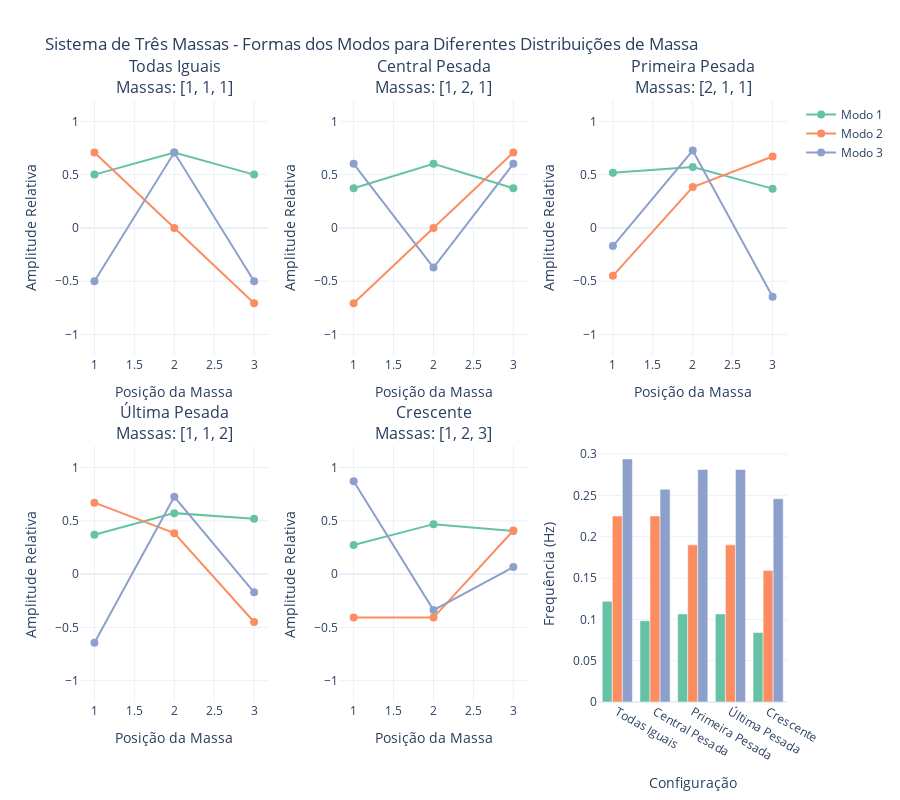

Write notebook code for a chart like this one.
### Markdown cell above
## Análise do Sistema de Três Massas

### Code cell
def three_mass_analysis_interactive():
    print("=== ANÁLISE DO SISTEMA DE TRÊS MASSAS ===")
    
    # Diferentes configurações de massa
    configurations = [
        ([1, 1, 1], "Todas Iguais"),
        ([1, 2, 1], "Central Pesada"),
        ([2, 1, 1], "Primeira Pesada"),
        ([1, 1, 2], "Última Pesada"),
        ([1, 2, 3], "Crescente")
    ]
    
    print("\nComparando diferentes distribuições de massa:")

    results = []
    
    fig = make_subplots(
        rows=2, cols=3,
        subplot_titles=[f'{label}<br>Massas: {masses}' for masses, label in configurations],
        specs=[[{"type": "scatter"}, {"type": "scatter"}, {"type": "scatter"}],
               [{"type": "scatter"}, {"type": "scatter"}, {"type": "bar"}]],
        vertical_spacing=0.15,
        horizontal_spacing=0.1
    )
    
    colors = px.colors.qualitative.Set2
    
    for i, (masses, label) in enumerate(configurations):
        system = MassSpringSystem(masses, [1, 1, 1, 1])  # Molas iguais
        frequencies, mode_shapes = system.solve_eigenvalue_problem()
        
        results.append({
            'Configuration': label,
            'Masses': str(masses),
            'Freq 1': frequencies[0],
            'Freq 2': frequencies[1],
            'Freq 3': frequencies[2]
        })
        
        if i < 5:
            row = (i // 3) + 1
            col = (i % 3) + 1
            
            positions = [1, 2, 3]
            
            for mode in range(3):
                fig.add_trace(
                    go.Scatter(
                        x=positions,
                        y=mode_shapes[:, mode],
                        mode='markers+lines',
                        name=f'Modo {mode+1}',
                        line=dict(color=colors[mode], width=2),
                        marker=dict(size=8),
                        showlegend=(i == 0),
                        hovertemplate=f'<b>{label}</b><br>' +
                                    f'Modo {mode+1}<br>' +
                                    f'Massa %{{x}}<br>' +
                                    f'Amplitude: %{{y:.3f}}<br>' +
                                    f'Frequência: {frequencies[mode]:.3f} Hz<extra></extra>'
                    ),
                    row=row, col=col
                )
            
            fig.update_xaxes(title_text="Posição da Massa", row=row, col=col)
            fig.update_yaxes(title_text="Amplitude Relativa", range=[-1.2, 1.2], row=row, col=col)
    
    df_results = pd.DataFrame(results)
    
    for mode in range(3):
        fig.add_trace(
            go.Bar(
                x=df_results['Configuration'],
                y=df_results[f'Freq {mode+1}'],
                name=f'Modo {mode+1}',
                marker_color=colors[mode],
                showlegend=False,
                hovertemplate='<b>%{x}</b><br>' +
                            f'Modo {mode+1}<br>' +
                            'Frequência: %{y:.3f} Hz<extra></extra>'
            ),
            row=2, col=3
        )
    
    fig.update_xaxes(title_text="Configuração", row=2, col=3)
    fig.update_yaxes(title_text="Frequência (Hz)", row=2, col=3)
    
    fig.update_layout(
        title="Sistema de Três Massas - Formas dos Modos para Diferentes Distribuições de Massa",
        height=800,
        showlegend=True
    )
    
    fig.show()
    
    print("\nResumo das Frequências:")
    print(df_results.to_string(index=False, float_format='%.3f'))
    
    return df_results

three_mass_results = three_mass_analysis_interactive()

### Figure 1 — Plotly figure (JSON) as saved in the notebook; plotly's stock layout.template omitted (floating-point values rounded to 4 significant figures)
{"data": [{"hovertemplate": "<b>Todas Iguais</b><br>Modo 1<br>Massa %{x}<br>Amplitude: %{y:.3f}<br>Frequência: 0.122 Hz<extra></extra>", "line": {"color": "rgb(102,194,165)", "width": 2}, "marker": {"size": 8}, "mode": "markers+lines", "name": "Modo 1", "showlegend": true, "type": "scatter", "x": [1, 2, 3], "xaxis": "x", "y": [0.5, 0.7071, 0.5], "yaxis": "y"}, {"hovertemplate": "<b>Todas Iguais</b><br>Modo 2<br>Massa %{x}<br>Amplitude: %{y:.3f}<br>Frequência: 0.225 Hz<extra></extra>", "line": {"color": "rgb(252,141,98)", "width": 2}, "marker": {"size": 8}, "mode": "markers+lines", "name": "Modo 2", "showlegend": true, "type": "scatter", "x": [1, 2, 3], "xaxis": "x", "y": [0.7071, -4.885e-17, -0.7071], "yaxis": "y"}, {"hovertemplate": "<b>Todas Iguais</b><br>Modo 3<br>Massa %{x}<br>Amplitude: %{y:.3f}<br>Frequência: 0.294 Hz<extra></extra>", "line": {"color": "rgb(141,160,203)", "width": 2}, "marker": {"size": 8}, "mode": "markers+lines", "name": "Modo 3", "showlegend": true, "type": "scatter", "x": [1, 2, 3], "xaxis": "x", "y": [-0.5, 0.7071, -0.5], "yaxis": "y"}, {"hovertemplate": "<b>Central Pesada</b><br>Modo 1<br>Massa %{x}<br>Amplitude: %{y:.3f}<br>Frequência: 0.098 Hz<extra></extra>", "line": {"color": "rgb(102,194,165)", "width": 2}, "marker": {"size": 8}, "mode": "markers+lines", "name": "Modo 1", "showlegend": false, "type": "scatter", "x": [1, 2, 3], "xaxis": "x2", "y": [0.3717, 0.6015, 0.3717], "yaxis": "y2"}, {"hovertemplate": "<b>Central Pesada</b><br>Modo 2<br>Massa %{x}<br>Amplitude: %{y:.3f}<br>Frequência: 0.225 Hz<extra></extra>", "line": {"color": "rgb(252,141,98)", "width": 2}, "marker": {"size": 8}, "mode": "markers+lines", "name": "Modo 2", "showlegend": false, "type": "scatter", "x": [1, 2, 3], "xaxis": "x2", "y": [-0.7071, 3.36e-17, 0.7071], "yaxis": "y2"}, {"hovertemplate": "<b>Central Pesada</b><br>Modo 3<br>Massa %{x}<br>Amplitude: %{y:.3f}<br>Frequência: 0.258 Hz<extra></extra>", "line": {"color": "rgb(141,160,203)", "width": 2}, "marker": {"size": 8}, "mode": "markers+lines", "name": "Modo 3", "showlegend": false, "type": "scatter", "x": [1, 2, 3], "xaxis": "x2", "y": [0.6015, -0.3717, 0.6015], "yaxis": "y2"}, {"hovertemplate": "<b>Primeira Pesada</b><br>Modo 1<br>Massa %{x}<br>Amplitude: %{y:.3f}<br>Frequência: 0.107 Hz<extra></extra>", "line": {"color": "rgb(102,194,165)", "width": 2}, "marker": {"size": 8}, "mode": "markers+lines", "name": "Modo 1", "showlegend": false, "type": "scatter", "x": [1, 2, 3], "xaxis": "x3", "y": [0.5184, 0.5717, 0.3685], "yaxis": "y3"}, {"hovertemplate": "<b>Primeira Pesada</b><br>Modo 2<br>Massa %{x}<br>Amplitude: %{y:.3f}<br>Frequência: 0.190 Hz<extra></extra>", "line": {"color": "rgb(252,141,98)", "width": 2}, "marker": {"size": 8}, "mode": "markers+lines", "name": "Modo 2", "showlegend": false, "type": "scatter", "x": [1, 2, 3], "xaxis": "x3", "y": [-0.4496, 0.3838, 0.6696], "yaxis": "y3"}, {"hovertemplate": "<b>Primeira Pesada</b><br>Modo 3<br>Massa %{x}<br>Amplitude: %{y:.3f}<br>Frequência: 0.281 Hz<extra></extra>", "line": {"color": "rgb(141,160,203)", "width": 2}, "marker": {"size": 8}, "mode": "markers+lines", "name": "Modo 3", "showlegend": false, "type": "scatter", "x": [1, 2, 3], "xaxis": "x3", "y": [-0.1707, 0.7252, -0.6449], "yaxis": "y3"}, {"hovertemplate": "<b>Última Pesada</b><br>Modo 1<br>Massa %{x}<br>Amplitude: %{y:.3f}<br>Frequência: 0.107 Hz<extra></extra>", "line": {"color": "rgb(102,194,165)", "width": 2}, "marker": {"size": 8}, "mode": "markers+lines", "name": "Modo 1", "showlegend": false, "type": "scatter", "x": [1, 2, 3], "xaxis": "x4", "y": [0.3685, 0.5717, 0.5184], "yaxis": "y4"}, {"hovertemplate": "<b>Última Pesada</b><br>Modo 2<br>Massa %{x}<br>Amplitude: %{y:.3f}<br>Frequência: 0.190 Hz<extra></extra>", "line": {"color": "rgb(252,141,98)", "width": 2}, "marker": {"size": 8}, "mode": "markers+lines", "name": "Modo 2", "showlegend": false, "type": "scatter", "x": [1, 2, 3], "xaxis": "x4", "y": [0.6696, 0.3838, -0.4496], "yaxis": "y4"}, {"hovertemplate": "<b>Última Pesada</b><br>Modo 3<br>Massa %{x}<br>Amplitude: %{y:.3f}<br>Frequência: 0.281 Hz<extra></extra>", "line": {"color": "rgb(141,160,203)", "width": 2}, "marker": {"size": 8}, "mode": "markers+lines", "name": "Modo 3", "showlegend": false, "type": "scatter", "x": [1, 2, 3], "xaxis": "x4", "y": [-0.6449, 0.7252, -0.1707], "yaxis": "y4"}, {"hovertemplate": "<b>Crescente</b><br>Modo 1<br>Massa %{x}<br>Amplitude: %{y:.3f}<br>Frequência: 0.084 Hz<extra></extra>", "line": {"color": "rgb(102,194,165)", "width": 2}, "marker": {"size": 8}, "mode": "markers+lines", "name": "Modo 1", "showlegend": false, "type": "scatter", "x": [1, 2, 3], "xaxis": "x5", "y": [0.2722, 0.4684, 0.403], "yaxis": "y5"}, {"hovertemplate": "<b>Crescente</b><br>Modo 2<br>Massa %{x}<br>Amplitude: %{y:.3f}<br>Frequência: 0.159 Hz<extra></extra>", "line": {"color": "rgb(252,141,98)", "width": 2}, "marker": {"size": 8}, "mode": "markers+lines", "name": "Modo 2", "showlegend": false, "type": "scatter", "x": [1, 2, 3], "xaxis": "x5", "y": [-0.4082, -0.4082, 0.4082], "yaxis": "y5"}, {"hovertemplate": "<b>Crescente</b><br>Modo 3<br>Massa %{x}<br>Amplitude: %{y:.3f}<br>Frequência: 0.246 Hz<extra></extra>", "line": {"color": "rgb(141,160,203)", "width": 2}, "marker": {"size": 8}, "mode": "markers+lines", "name": "Modo 3", "showlegend": false, "type": "scatter", "x": [1, 2, 3], "xaxis": "x5", "y": [0.8713, -0.3376, 0.06539], "yaxis": "y5"}, {"hovertemplate": "<b>%{x}</b><br>Modo 1<br>Frequência: %{y:.3f} Hz<extra></extra>", "marker": {"color": "rgb(102,194,165)"}, "name": "Modo 1", "showlegend": false, "type": "bar", "x": ["Todas Iguais", "Central Pesada", "Primeira Pesada", "Última Pesada", "Crescente"], "xaxis": "x6", "y": [0.1218, 0.09836, 0.1066, 0.1066, 0.0841], "yaxis": "y6"}, {"hovertemplate": "<b>%{x}</b><br>Modo 2<br>Frequência: %{y:.3f} Hz<extra></extra>", "marker": {"color": "rgb(252,141,98)"}, "name": "Modo 2", "showlegend": false, "type": "bar", "x": ["Todas Iguais", "Central Pesada", "Primeira Pesada", "Última Pesada", "Crescente"], "xaxis": "x6", "y": [0.2251, 0.2251, 0.1901, 0.1901, 0.1592], "yaxis": "y6"}, {"hovertemplate": "<b>%{x}</b><br>Modo 3<br>Frequência: %{y:.3f} Hz<extra></extra>", "marker": {"color": "rgb(141,160,203)"}, "name": "Modo 3", "showlegend": false, "type": "bar", "x": ["Todas Iguais", "Central Pesada", "Primeira Pesada", "Última Pesada", "Crescente"], "xaxis": "x6", "y": [0.2941, 0.2575, 0.2813, 0.2813, 0.2459], "yaxis": "y6"}], "layout": {"annotations": [{"font": {"size": 16}, "showarrow": false, "text": "Todas Iguais<br>Massas: [1, 1, 1]", "x": 0.1333, "xanchor": "center", "xref": "paper", "y": 1, "yanchor": "bottom", "yref": "paper"}, {"font": {"size": 16}, "showarrow": false, "text": "Central Pesada<br>Massas: [1, 2, 1]", "x": 0.5, "xanchor": "center", "xref": "paper", "y": 1, "yanchor": "bottom", "yref": "paper"}, {"font": {"size": 16}, "showarrow": false, "text": "Primeira Pesada<br>Massas: [2, 1, 1]", "x": 0.8667, "xanchor": "center", "xref": "paper", "y": 1, "yanchor": "bottom", "yref": "paper"}, {"font": {"size": 16}, "showarrow": false, "text": "Última Pesada<br>Massas: [1, 1, 2]", "x": 0.1333, "xanchor": "center", "xref": "paper", "y": 0.425, "yanchor": "bottom", "yref": "paper"}, {"font": {"size": 16}, "showarrow": false, "text": "Crescente<br>Massas: [1, 2, 3]", "x": 0.5, "xanchor": "center", "xref": "paper", "y": 0.425, "yanchor": "bottom", "yref": "paper"}], "height": 800, "showlegend": true, "title": {"text": "Sistema de Três Massas - Formas dos Modos para Diferentes Distribuições de Massa"}, "xaxis": {"anchor": "y", "domain": [0, 0.2667], "title": {"text": "Posição da Massa"}}, "xaxis2": {"anchor": "y2", "domain": [0.3667, 0.6333], "title": {"text": "Posição da Massa"}}, "xaxis3": {"anchor": "y3", "domain": [0.7333, 1], "title": {"text": "Posição da Massa"}}, "xaxis4": {"anchor": "y4", "domain": [0, 0.2667], "title": {"text": "Posição da Massa"}}, "xaxis5": {"anchor": "y5", "domain": [0.3667, 0.6333], "title": {"text": "Posição da Massa"}}, "xaxis6": {"anchor": "y6", "domain": [0.7333, 1], "title": {"text": "Configuração"}}, "yaxis": {"anchor": "x", "domain": [0.575, 1], "range": [-1.2, 1.2], "title": {"text": "Amplitude Relativa"}}, "yaxis2": {"anchor": "x2", "domain": [0.575, 1], "range": [-1.2, 1.2], "title": {"text": "Amplitude Relativa"}}, "yaxis3": {"anchor": "x3", "domain": [0.575, 1], "range": [-1.2, 1.2], "title": {"text": "Amplitude Relativa"}}, "yaxis4": {"anchor": "x4", "domain": [0, 0.425], "range": [-1.2, 1.2], "title": {"text": "Amplitude Relativa"}}, "yaxis5": {"anchor": "x5", "domain": [0, 0.425], "range": [-1.2, 1.2], "title": {"text": "Amplitude Relativa"}}, "yaxis6": {"anchor": "x6", "domain": [0, 0.425], "title": {"text": "Frequência (Hz)"}}}}
